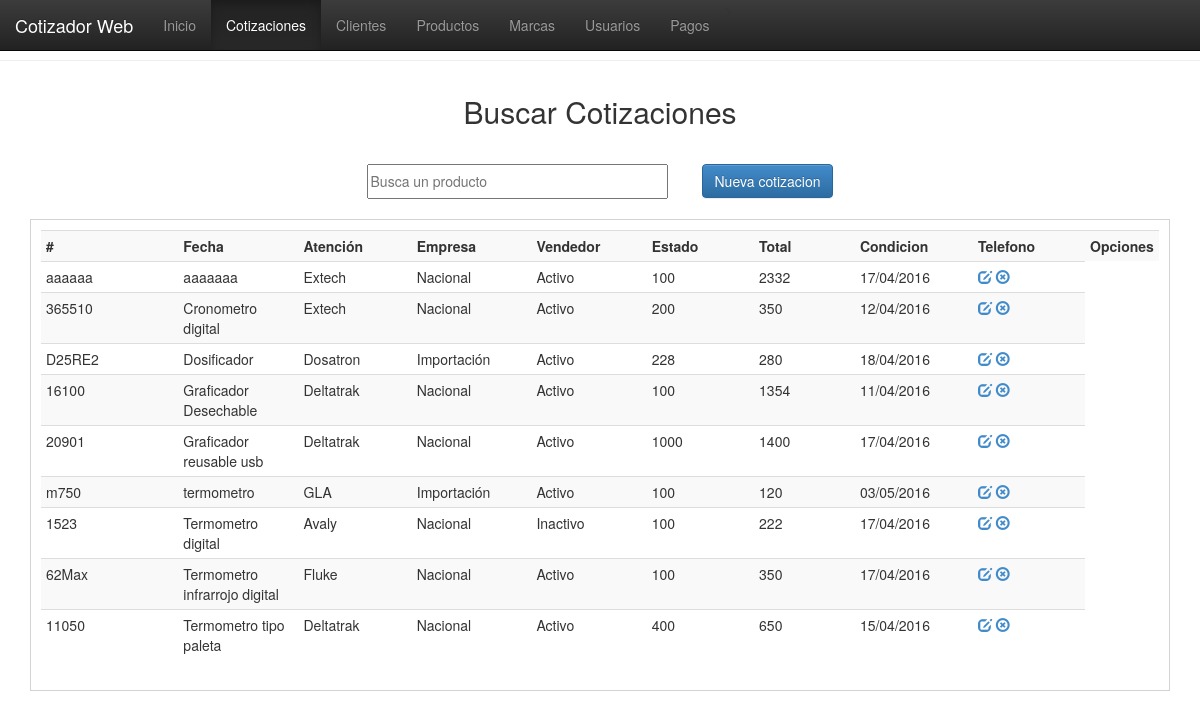
Screenshot of /vistas/cotizaciones.php with the database file from the repository.
### tables this page shows
CREATE TABLE `productos` (
  `id_prod` int(11) NOT NULL,
  `nomb_prod` varchar(100) NOT NULL,
  `desc_prod` varchar(100) NOT NULL,
  `mca_prod` varchar(100) NOT NULL,
  `origen_prod` varchar(20) NOT NULL,
  `edo_prod` varchar(15) NOT NULL,
  `nota_prod` varchar(150) NOT NULL,
  `cost_prod` float NOT NULL,
  `util_prod` float NOT NULL,
  `prec_prod` float NOT NULL,
  `prec_rec` float NOT NULL,
  `fecha_prod` date NOT NULL
);

### php/conexion.php (called while the page is built, shortened)
<?php
function fechaNormal($fecha){
		$nfecha = date('d/m/Y',strtotime($fecha));
		return $nfecha;
}
?>

### vistas/cotizaciones.php (the view, shortened to what this page needs)
<!DOCTYPE html>
<html>
<head>
<link href="../css/estilo.css" rel="stylesheet">
<link href="../bootstrap/css/bootstrap.css" rel="stylesheet">
<link href="../bootstrap/css/bootstrap.min.css" rel="stylesheet">
<link href="../bootstrap/css/bootstrap-theme.css" rel="stylesheet">
<link href="../bootstrap/css/bootstrap-theme.min.css" rel="stylesheet">
</head>
<body>
  <nav class="navbar navbar-inverse navbar-fixed-top">
    <div class="container-fluid">
      <div class="navbar-header">
        <a class="navbar-brand" href="#">Cotizador Web</a>
      </div>
      <div class="collapse navbar-collapse" id="myNavbar">
        <ul class="nav navbar-nav">
          <li><a href="index.php">Inicio</a></li>>
          <li class="active"><a href="cotizaciones.php">Cotizaciones</a></li>
          <li><a href="clientes.php">Clientes</a></li>
          <li><a href="productos.php">Productos</a></li>
          <li><a href="marcas.php">Marcas</a></li>
          <li><a href="usuarios.php">Usuarios</a></li>
          <li><a href="pagos.php">Pagos</a></li>
        </ul>
      </div>
    </div>
  </nav>
  <br><br><hr>
    <header>Buscar Cotizaciones</header>
    <section>
    <table border="0" align="center">
      <tr>
          <td width="335"><input type="text" placeholder="Busca un producto" id="bs-prod"/></td>
            <td width="100"><a href="nueva_cotizacion.php"><button class="btn btn-primary">Nueva cotizacion</button></a></td>
        </tr>
    </table>
    </section>
    <div class="registros" id="agrega-registros-prod">
        <table class="table table-striped table-condensed table-hover">
            <tr>
                <th width="200">#</th>
                <th width="150">Fecha</th>
                <th width="150">Atención</th>
                <th width="150">Empresa</th>
                <th width="150">Vendedor</th>
                <th width="150">Estado</th>
                <th width="150">Total</th>
                <th width="150">Condicion</th>
                <th width="150">Telefono</th>
                <th width="50">Opciones</th>
            </tr>
        <?php
            include('../php/conexion.php');
            $registro = mysql_query("SELECT * FROM productos ORDER BY desc_prod ASC");
            while($registro2 = mysql_fetch_array($registro)){
                echo '<tr>
                        <td>'.$registro2['nomb_prod'].'</td>
                        <td>'.$registro2['desc_prod'].'</td>
                        <td>'.$registro2['mca_prod'].'</td>
                        <td>'.$registro2['origen_prod'].'</td>
                        <td>'.$registro2['edo_prod'].'</td>
                        <td>'.$registro2['cost_prod'].'</td>
                        <td>'.$registro2['prec_rec'].'</td>
                        <td>'.fechaNormal($registro2['fecha_prod']).'</td>
                        <td>
                            <a href="javascript:editarProducto('.$registro2['id_prod'].');" class="glyphicon glyphicon-edit"></a>
                            <a href="javascript:eliminarProducto('.$registro2['id_prod'].');" class="glyphicon glyphicon-remove-circle"></a>
                        </td>
                    </tr>';
            }
        ?>
        </table>
    </div>
</body>
</html>

### css/estilo.css (style rules this page uses)
body { margin:0px; font-family:"Trebuchet MS", Arial, Helvetica, sans-serif; min-width:1000px; }
header { margin:auto; padding:10px; font-size:30px; width:500px; text-align:center; margin-top:20px; }
section { margin-top:20px; }
section table tr td input { width:90%; height:35px; outline:none; font-size:14px; }
.registros { margin:auto; width:95%; margin-top:20px; border:1px solid #D3D3D3; height:auto; padding:10px; }

### rows the page displays
productos: nomb_prod "aaaaaa", desc_prod "aaaaaaa", mca_prod "Extech", origen_prod "Nacional", edo_prod "Activo", cost_prod "100", prec_rec "2332", fecha_prod "17/04/2016"
productos: nomb_prod "365510", desc_prod "Cronometro digital", mca_prod "Extech", origen_prod "Nacional", edo_prod "Activo", cost_prod "200", prec_rec "350", fecha_prod "12/04/2016"
productos: nomb_prod "D25RE2", desc_prod "Dosificador", mca_prod "Dosatron", origen_prod "Importación", edo_prod "Activo", cost_prod "228", prec_rec "280", fecha_prod "18/04/2016"
productos: nomb_prod "16100", desc_prod "Graficador Desechable", mca_prod "Deltatrak", origen_prod "Nacional", edo_prod "Activo", cost_prod "100", prec_rec "1354", fecha_prod "11/04/2016"
productos: nomb_prod "20901", desc_prod "Graficador reusable usb", mca_prod "Deltatrak", origen_prod "Nacional", edo_prod "Activo", cost_prod "1000", prec_rec "1400", fecha_prod "17/04/2016"
productos: nomb_prod "m750", desc_prod "termometro", mca_prod "GLA", origen_prod "Importación", edo_prod "Activo", cost_prod "100", prec_rec "120", fecha_prod "03/05/2016"
productos: nomb_prod "1523", desc_prod "Termometro digital", mca_prod "Avaly", origen_prod "Nacional", edo_prod "Inactivo", cost_prod "100", prec_rec "222", fecha_prod "17/04/2016"
productos: nomb_prod "62Max", desc_prod "Termometro infrarrojo digital", mca_prod "Fluke", origen_prod "Nacional", edo_prod "Activo", cost_prod "100", prec_rec "350", fecha_prod "17/04/2016"
productos: nomb_prod "11050", desc_prod "Termometro tipo paleta", mca_prod "Deltatrak", origen_prod "Nacional", edo_prod "Activo", cost_prod "400", prec_rec "650", fecha_prod "15/04/2016"
